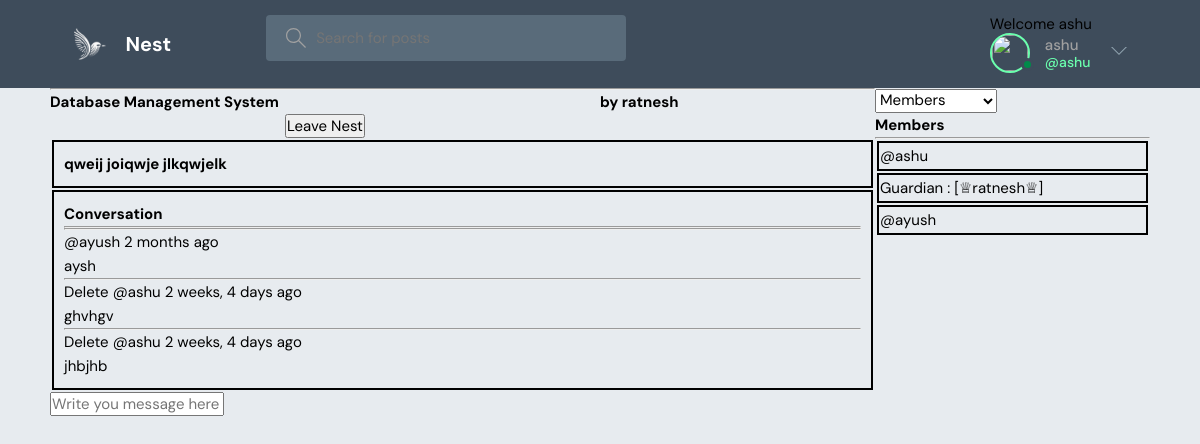
Screenshot of /nest/16/ (signed in) with the database file from the repository.
### LearnNest/models.py (models this page shows)
class Nest(models.Model):
    host = models.ForeignKey(User, on_delete=models.SET_NULL, null=True)
    topic = models.ForeignKey(Topic, on_delete=models.SET_NULL, null=True)
    name = models.CharField(max_length=200)
    participants = models.ManyToManyField(User, related_name='participants',blank=True)
    description = models.TextField(null=True, blank=True)
    updated = models.DateTimeField(auto_now=True)
    created = models.DateTimeField(auto_now_add=True)
    class Meta:
        ordering = ['-updated', '-created']
    def __str__(self):
        return self.name

class Message(models.Model):
    user = models.ForeignKey(User, on_delete=models.CASCADE)
    nest = models.ForeignKey(Nest, on_delete=models.CASCADE)
    body = models.TextField()
    updated = models.DateTimeField(auto_now=True)
    created = models.DateTimeField(auto_now_add=True)
    class Meta:
        ordering = ['updated', 'created']
    def __str__(self):
        return self.body[0:50]

### LearnNest/views.py (the view, shortened to what this page needs)
# urls.py: path('nest/<str:pk>/',views.nest,name='nest'),
@login_required(login_url='login')
def nest(request, pk):
    nest = Nest.objects.get(id=pk)
    nest_messages = nest.message_set.all().order_by('created')
    participants  = nest.participants.all()
    join_request  = None
    try:
        join_request = JoinRequest.objects.get(user=request.user, nest=nest)
    except JoinRequest.DoesNotExist:
        pass
    if join_request and join_request.is_accepted:
        nest.participants.add(request.user)
        messages.error(request, 'adding the participant')
        join_request.delete()
    if join_request and  join_request.is_accepted:
        nest.participants.add(request.user)
    context = {'nest': nest, 'nest_messages': nest_messages,'participants': participants}
    return render(request, 'LearnNest/nest.html',context)

### LearnNest/templates/LearnNest/nest.html (shortened to what this page needs)
{% extends 'main.html' %}
{% block content %}
<div style="margin-left: 50px;margin-right: 50px; " class="nest-container">
    <div>
        <hr>
        <div style="display: grid;
        grid-template-columns: 2fr 1fr;">
        <h1>{{nest.name}}</h1>
        <h4>by {{nest.host.username}} </h4>
        {% if nest.host.username|striptags != request.user.username|striptags %}
        {% if request.user.is_authenticated %}
        {% if request.user not in nest.participants.all %}
        <div style=" display: flex;justify-content:center;">
            <form action="{% url 'nest' pk=nest.id %}" method="post">
                {% csrf_token %}
                <input type="submit" name="join_request" value="Join Nest">
            </form>
        </div>
        {% else %}
        <div style=" display: flex;justify-content:center;">
            <form action="{% url 'leave-nest' pk=nest.id %}" method="post">
                <input type="submit" name="leave_request" value="Leave Nest">
            </form>
        </div>
        {% endif %}
        {% endif %}
        {% endif %}
        </div>
        <h5 style="border: 2px solid black; width: auto; padding: 10px; margin: 2px;">{{nest.description}}</h5>
        <div style="border: 2px solid black; width: auto; padding: 10px; margin: 2px;" class="comment-wrapper">
            <h3> Conversation </h3>
            <hr>
            {% for message in nest_messages %}
            <div>
                <hr>
                {% if request.user == message.user or nest.host.username|striptags == user.username|striptags %}
                <a href="{% url 'delete-message' message.id %}">Delete</a>
                {% endif %}
                    <small>@{{message.user}} {{message.created|timesince}} ago
                </small>
                <p>
                    {{message.body}}
                </p>
            </div>
            {% endfor %}
        </div>
        {% if request.user.is_authenticated %}
        <div class="comment-form">
            <form action="" method="post">
                <input type="text" name="body" placeholder="Write you message here !">
            </form>
        </div>
        {% endif %}
    </div>
    <div>
        <select id="viewSelector">
            <option value="members">Members</option>
        </select>
    <div id="membersView">
        <h3>Members</h3>
        <hr>
        {% for user in participants %}
        <div style="border: 2px solid black; width: auto; padding: 1px; margin: 2px;" class="comment-wrapper">
            {% if nest.host.username|striptags == user.username|striptags %}
            <p> Guardian : [♕{{user.username}}♕] </p>
            {% else %}
            <p>@{{user.username}}</p>
            {% endif %}
        </div>
        {% endfor %}
    </div>
</div>
</div>
{% endblock content %}

### templates/nav.html (shortened to what this page needs)
{% load static %}
<header class="header header--loggedIn">
    <div class="container">
        <a href="{% url 'home' %}" class="header__logo">
            <img src="{% static 'images/nesting.svg' %}" />
            <h1>Nest</h1>
        </a>
        <form class="header__search" method="GET" action="{% url 'home' %}">
            <label>
                <input name="q" placeholder="Search for posts" />
            </label>
        </form>
        <nav class="header__menu">
            {% if request.user.is_authenticated %}
            <p> Welcome {{ request.user }}</p>
            <div class="header__user">
                <a href="">
                    <div class="avatar avatar--medium active">
                        <img src="{{request.user.avatar.url}}" />
                    </div>
                    <p>{{request.user.username}} <span>@{{request.user.username}}</span></p>
                </a>
                <button class="dropdown-button">
                    <svg version="1.1" xmlns="http://www.w3.org/2000/svg" width="32" height="32" viewBox="0 0 32 32">
                        <title>chevron-down</title>
                        <path d="M16 21l-13-13h-3l16 16 16-16h-3l-13 13z"></path>
                    </svg>
                </button>
            </div>
                {% endif %}
        </nav>
    </div>
</header>

### static/styles/style.css (style rules this page uses)
:root { --color-main: #6bffae; --color-main-light: #FF9292; --color-dark: #3E4C5B; --color-dark-medium: #596B7A; --color-dark-light: #8DA0AC; --color-light: #ffffff; --color-gray: #A0A0A0; --color-light-gray: #000000; --color-bg: #E7EBEF; --color-success: #008a4a; --color-error: #36f4e7; }
* { font-family: "DM Sans", -apple-system, BlinkMacSystemFont, "Segoe UI", Roboto, Oxygen, Ubuntu, Cantarell, "Open Sans", "Helvetica Neue", sans-serif; margin: 0; padding: 0; box-sizing: border-box; text-rendering: optimizeLegibility; font-size: inherit; }
html { font-size: 56.25%; }
@media only screen and (min-width: 1200px) { html { font-size: 62.5%; } }
body { line-height: 1.6; font-weight: 400; font-size: 1.5rem; color: var(--color-light-gray); background-color: var(--color-bg); min-height: 100vh; }
img { width: 100%; }
a { display: inline-block; color: var(--color-main); text-decoration: none; }
a { text-decoration: none; color: black; }
.container { display: grid; grid-template-columns: 1fr 3fr; max-width: 120rem; width: 90%; margin: auto; }
.avatar { position: relative; display: inline-block; border-radius: 50%; border: 2px solid var(--color-main); }
.avatar img { display: block; border-radius: 50%; object-fit: cover; object-position: center; }
.avatar::after { content: ""; display: block; position: absolute; background-color: var(--color-gray); z-index: 111; border-radius: 50%; border: 0.3rem solid var(--color-dark); }
.avatar.active::after { background-color: var(--color-success); }
.avatar.avatar--medium img { width: 3.6rem; height: 3.6rem; border-radius: 50%; }
.avatar.avatar--medium:after { width: 0.7rem; height: 0.7rem; bottom: 0px; right: -6px; }
.header { padding: 1.5rem; background-color: var(--color-dark); }
.header > .container { display: flex; gap: 9.5rem; }
.header__logo, .header__user { display: flex; gap: 2rem; align-items: center; }
.header__logo > img { height: 3.2rem; width: 3.2rem; }
.header__logo > h1 { font-weight: 700; font-size: 2rem; color: var(--color-light); }
.header__search > label { background-color: var(--color-dark-medium); padding: 1.3rem 1rem; display: flex; align-items: center; gap: 1rem; border-radius: 4px; }
.header__search svg { fill: var(--color-gray); width: 2rem; height: 2rem; margin-left: 1rem; }
.header__search input { width: 30rem; background: transparent; border: none; outline: none; color: var(--color-light); }
.header__menu { margin-left: auto; position: relative; }
.header__menu a { display: flex; gap: 1.5rem; align-items: center; font-weight: 500; text-decoration: none; color: var(--color-gray); }
.header__menu img { height: 3.6rem; }
.header__menu p { line-height: 1.2; }
.header__menu span { color: var(--color-main); font-weight: 500; font-size: 1.4rem; display: block; }
.header__menu svg { width: 1.6rem; height: 1.6rem; fill: var(--color-dark-light); }
.dropdown-button { background: transparent; border: 0; outline: 0; cursor: pointer; }

### LearnNest/templates/LearnNest/nest.html (style rules this page uses)
.nest-container { display: grid; grid-template-columns: 3fr 1fr; }

### rows the page displays
Nest: name "Database Management System", host.username "ratnesh", description "qweij joiqwje jlkqwjelk"
Message: user "ayush", created "2 months", body "aysh"
Message: shows "Delete", user "ashu", created "2 weeks, 4 days", body "ghvhgv"
Message: shows "Delete", user "ashu", created "2 weeks, 4 days", body "jhbjhb"

### other values shown
{{ request.user }} "ashu"
{{ request.user.username }} "ashu"
{{ user.username }} "ashu"
{{ user.username }} "ratnesh"
{{ user.username }} "ayush"
